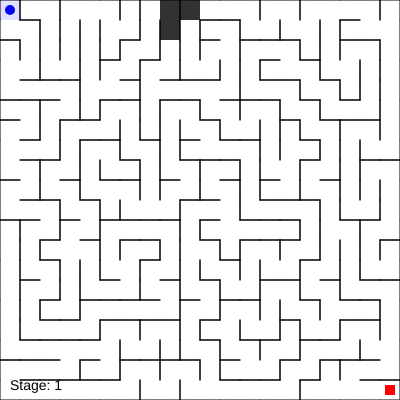
Frame 1 (no input)
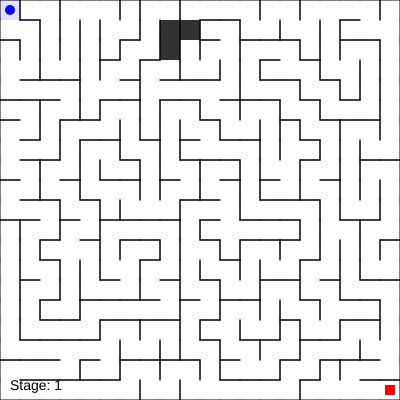
Frame 60 (no input)
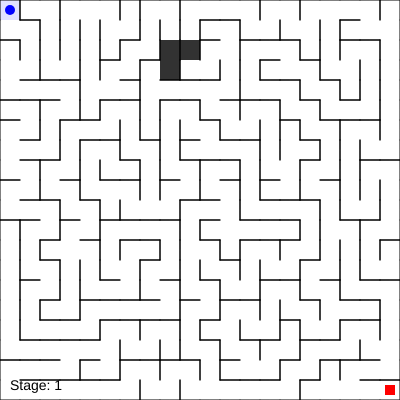
Frame 120 (the mouse pressed at the canvas centre since frame 60)

The p5.js sketch that drew these frames (run headless with seeded random() and noise() and a simulated clock; from frame 60 on, the mouse is pressed at the canvas centre):

// p5.js sketch
// ── sketch.js
let cols = 20;
let rows = 20;
let cellSize = 20;

let grid = [];
let current;
let stack = [];

let player;
let goal;

let lastMoveTime = 0;
const moveCooldown = 100;

let stage = 1;
let visitedTrail = new Set();

let blocks = []; // テトリス風ブロック管理
let blockSpawnInterval = 3000; // 新ブロックの生成間隔(ms)
let lastBlockTime = 0;

// ==== p5.js ====

function setup() {
  createCanvas(cols * cellSize, rows * cellSize);
  frameRate(60);
  generateMaze();
  player = { i: 0, j: 0 };
  goal = { i: cols - 1, j: rows - 1 };
  visitedTrail.clear();
  markVisited(player.i, player.j);
  spawnBlock(); // 最初のブロック
}

function draw() {
  background(255);
  drawTrail();

  // ブロックの処理
  updateBlocks();

  for (let cell of grid) {
    cell.show();
  }

  // プレイヤー
  fill(0, 0, 255);
  noStroke();
  ellipse(player.i * cellSize + cellSize / 2, player.j * cellSize + cellSize / 2, cellSize * 0.5);

  // ゴール
  fill(255, 0, 0);
  rect(goal.i * cellSize + cellSize * 0.25, goal.j * cellSize + cellSize * 0.25, cellSize * 0.5, cellSize * 0.5);

  // 移動処理
  let now = millis();
  if (now - lastMoveTime > moveCooldown) {
    let index = indexFrom(player.i, player.j);
    let cell = grid[index];

    if ((keyIsDown(UP_ARROW) || keyIsDown(87)) && !cell.walls[0]) {
      player.j--;
      lastMoveTime = now;
    } else if ((keyIsDown(DOWN_ARROW) || keyIsDown(83)) && !cell.walls[2]) {
      player.j++;
      lastMoveTime = now;
    } else if ((keyIsDown(LEFT_ARROW) || keyIsDown(65)) && !cell.walls[3]) {
      player.i--;
      lastMoveTime = now;
    } else if ((keyIsDown(RIGHT_ARROW) || keyIsDown(68)) && !cell.walls[1]) {
      player.i++;
      lastMoveTime = now;
    }

    player.i = constrain(player.i, 0, cols - 1);
    player.j = constrain(player.j, 0, rows - 1);
    markVisited(player.i, player.j);
  }

  // ゴールしたら次ステージへ
  if (player.i === goal.i && player.j === goal.j) {
    stage++;
    cols = min(80, cols + 5);
    rows = min(80, rows + 5);
    cellSize = floor(min(600 / cols, 600 / rows));
    resizeCanvas(cols * cellSize, rows * cellSize);
    generateMaze();
    player = { i: 0, j: 0 };
    goal = { i: cols - 1, j: rows - 1 };
    visitedTrail.clear();
    markVisited(player.i, player.j);
    blocks = [];
    spawnBlock();
  }

  // ステージ表示
  fill(0);
  noStroke();
  textSize(14);
  text(`Stage: ${stage}`, 10, height - 10);
}

// ==== 軌跡描画・記録 ====

function markVisited(i, j) {
  visitedTrail.add(`${i},${j}`);
}

function drawTrail() {
  noStroke();
  fill(100, 100, 255, 50);
  for (let pos of visitedTrail) {
    let [i, j] = pos.split(',').map(Number);
    rect(i * cellSize, j * cellSize, cellSize, cellSize);
  }
}

// ==== ブロック関係 ====

function spawnBlock() {
  let shape = random([
    [[0, 0]], // 1マス
    [[0, 0], [1, 0]], // 横2マス
    [[0, 0], [0, 1]], // 縦2マス
    [[0, 0], [1, 0], [0, 1]], // L字
    [[0, 0], [1, 0], [1, 1]], // 逆L字
  ]);
  let x = floor(random(cols - 2));
  blocks.push(new Block(x, 0, shape));
}

function updateBlocks() {
  let now = millis();

  for (let block of blocks) {
    block.update();
    block.show();

    if (block.hits(player.i, player.j)) {
      player = { i: 0, j: 0 }; // リセット
      visitedTrail.clear();
      markVisited(player.i, player.j);
    }
  }

  // ブロック削除（画面外）
  blocks = blocks.filter(b => b.y < rows);

  if (now - lastBlockTime > blockSpawnInterval) {
    spawnBlock();
    lastBlockTime = now;
  }
}

class Block {
  constructor(x, y, shape) {
    this.x = x;
    this.y = y;
    this.shape = shape; // 相対座標の配列
    this.fallSpeed = 0.02; // ブロックの落下速度（1フレームで何マス落ちるか）
    this.offset = 0;
  }

  update() {
    this.offset += this.fallSpeed;
    if (this.offset >= 1) {
      this.y++;
      this.offset = 0;
    }
  }

  show() {
    fill(50);
    noStroke();
    for (let [dx, dy] of this.shape) {
      let px = (this.x + dx) * cellSize;
      let py = (this.y + dy) * cellSize;
      rect(px, py, cellSize, cellSize);
    }
  }

  hits(px, py) {
    for (let [dx, dy] of this.shape) {
      if (this.x + dx === px && this.y + dy === py) {
        return true;
      }
    }
    return false;
  }
}

// ==== 迷路生成関係 ====

function generateMaze() {
  grid = [];
  for (let j = 0; j < rows; j++) {
    for (let i = 0; i < cols; i++) {
      grid.push(new Cell(i, j));
    }
  }
  current = grid[0];
  stack = [];

  while (true) {
    current.visited = true;
    let next = current.checkNeighbors();
    if (next) {
      next.visited = true;
      stack.push(current);
      removeWalls(current, next);
      current = next;
    } else if (stack.length > 0) {
      current = stack.pop();
    } else {
      break;
    }
  }
}

function indexFrom(i, j) {
  if (i < 0 || j < 0 || i >= cols || j >= rows) return -1;
  return i + j * cols;
}

class Cell {
  constructor(i, j) {
    this.i = i;
    this.j = j;
    this.walls = [true, true, true, true];
    this.visited = false;
  }

  checkNeighbors() {
    let neighbors = [];

    let top = grid[indexFrom(this.i, this.j - 1)];
    let right = grid[indexFrom(this.i + 1, this.j)];
    let bottom = grid[indexFrom(this.i, this.j + 1)];
    let left = grid[indexFrom(this.i - 1, this.j)];

    if (top && !top.visited) neighbors.push(top);
    if (right && !right.visited) neighbors.push(right);
    if (bottom && !bottom.visited) neighbors.push(bottom);
    if (left && !left.visited) neighbors.push(left);

    if (neighbors.length > 0) {
      let r = floor(random(neighbors.length));
      return neighbors[r];
    } else {
      return undefined;
    }
  }

  show() {
    let x = this.i * cellSize;
    let y = this.j * cellSize;
    stroke(0);
    if (this.walls[0]) line(x, y, x + cellSize, y);
    if (this.walls[1]) line(x + cellSize, y, x + cellSize, y + cellSize);
    if (this.walls[2]) line(x + cellSize, y + cellSize, x, y + cellSize);
    if (this.walls[3]) line(x, y + cellSize, x, y);
  }
}

function removeWalls(a, b) {
  let dx = a.i - b.i;
  let dy = a.j - b.j;

  if (dx === 1) {
    a.walls[3] = false;
    b.walls[1] = false;
  } else if (dx === -1) {
    a.walls[1] = false;
    b.walls[3] = false;
  }

  if (dy === 1) {
    a.walls[0] = false;
    b.walls[2] = false;
  } else if (dy === -1) {
    a.walls[2] = false;
    b.walls[0] = false;
  }
}

// ── style.css
html, body {
  margin: 0;
  padding: 0;
  height: 100%;
}

body {
  display: flex;
  justify-content: center;  /* 水平方向中央寄せ */
  align-items: center;      /* 垂直方向中央寄せ */
  height: 100vh;            /* ビューポート高さ */
  background-color: white;  /* 必要なら背景色 */
}

canvas {
  display: block;
}
